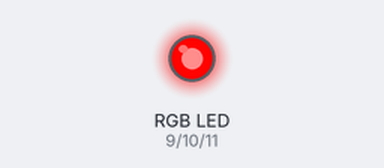
Recording of a sketch running on a simulated Arduino Uno, built with avr-gcc and run on an emulated ATmega328P. Parts: an RGB LED mixed from three pins (HIGH = lit).

Above: at 2.7 s.
At 4.5 s:
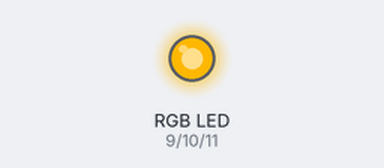
At 6.4 s:
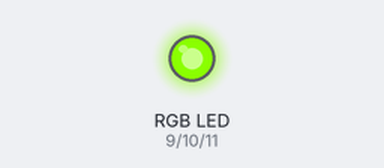
At 10.1 s:
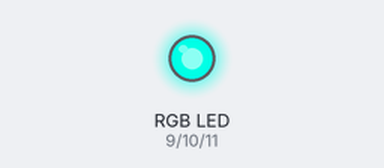
At 13.8 s:
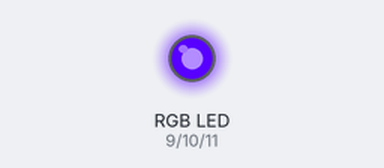
At 17.5 s:
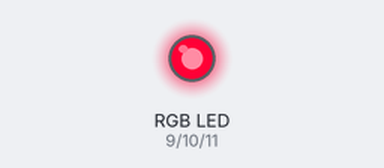
Timing chart, 0 to 22.7 s (numbered marks = the images above):
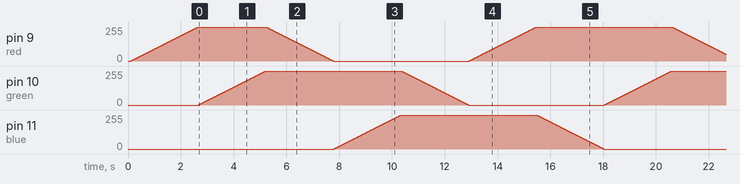

The sketch:

RGB_test.ino
```cpp
/* -------------------------------------------------------------------
   Test code written for the RGB LED strip project -
   http://doayee.co.uk/rgb-led-strip-room-lighting-build-part-1/
   Fades between the colour spectrum
   Written and tested by Tom Cousins
   http://www.doayee.co.uk
   -------------------------------------------------------------------*/

#define red 9      //Define the colour (color if you're american) pins
#define green 10
#define blue 11

void setup()
{
  digitalWrite(red, OUTPUT);    //Set colours as outputs
  digitalWrite(green, OUTPUT);
  digitalWrite(blue, OUTPUT);
  analogWrite(red, 0);          //Set them off
  analogWrite(green, 0);
  analogWrite(blue, 0);
  delay(100);                   //Makes it look smoother when turning on
  up(red);                      //Have to do this outside main loop
}

void loop()
{
  up(green);   //Fade through spectrum
  down(red);
  up(blue);
  down(green);
  up(red);
  down(blue);
}

void up(int pin) //Fade a colour up
{
  for(int i = 0; i <= 255; i++)
  {
    analogWrite(pin, i);
    delay(10);
  }
}

void down(int pin) //Fade a colour down
{
  for(int i = 255; i >= 0; i--)
  {
    analogWrite(pin, i);
    delay(10);
  }
}
```
